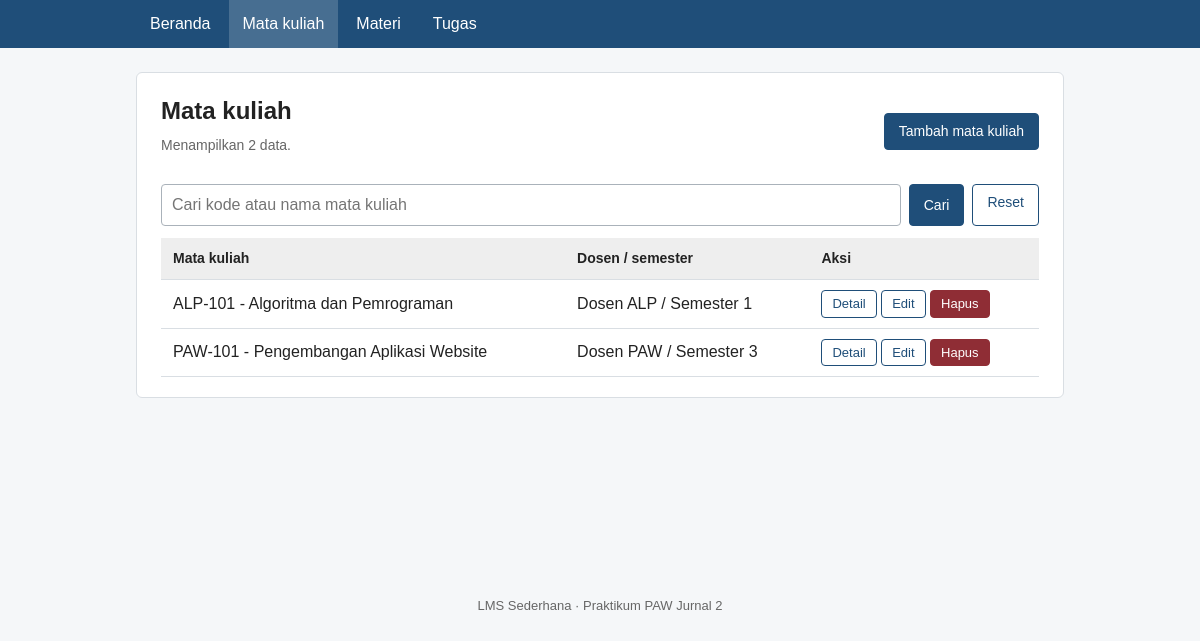
The app's page /daftar_mata_kuliah.php with its own data.
### tables this page shows
CREATE TABLE mata_kuliah (
  id       INT UNSIGNED AUTO_INCREMENT PRIMARY KEY,
  kode     VARCHAR(20)  NOT NULL UNIQUE,
  nama     VARCHAR(100) NOT NULL,
  dosen    VARCHAR(100) NOT NULL,
  semester TINYINT UNSIGNED NOT NULL
);

### includes/fungsi.php (called while the page is built, shortened)
<?php
function e($teks): string
{
    return htmlspecialchars((string) $teks, ENT_QUOTES, 'UTF-8');
}
function get_teks(string $kunci): string
{
    return (isset($_GET[$kunci]) && is_string($_GET[$kunci])) ? trim($_GET[$kunci]) : '';
}
function query_semua(mysqli $conn, string $sql, string $tipe = '', array $param = []): array
{
    $stmt = $conn->prepare($sql);
    $stmt->execute();
    $hasil = $stmt->get_result();
    $baris = [];
    while ($r = $hasil->fetch_assoc()) {
        $baris[] = $r;
    }
    return $baris;
}

### daftar_mata_kuliah.php (the view, shortened to what this page needs)
<?php
require_once __DIR__ . '/includes/init.php';
$q = get_teks('q');
$sql   = 'SELECT id, kode, nama, dosen, semester FROM mata_kuliah';
$tipe  = '';
$param = [];
$sql .= ' ORDER BY nama';
$data = query_semua($conn, $sql, $tipe, $param);
require __DIR__ . '/includes/header.php';
?>
<section class="kartu">
    <div class="bar">
        <div>
            <h1>Mata kuliah</h1>
            <p class="sub">Menampilkan <?= count($data) ?> data.</p>
        </div>
        <a class="tombol tombol-utama" href="tambah_mata_kuliah.php">Tambah mata kuliah</a>
    </div>
    <form method="get" class="cari">
        <input type="text" name="q" value="<?= e($q) ?>" placeholder="Cari kode atau nama mata kuliah">
        <button type="submit" class="tombol tombol-utama">Cari</button>
        <a class="tombol" href="daftar_mata_kuliah.php">Reset</a>
    </form>
    <?php if (count($data) === 0): ?>
        <div class="kosong">
            <?= $q !== '' ? 'Data tidak ditemukan.' : 'Belum ada data mata kuliah.' ?>
        </div>
    <?php else: ?>
        <table>
            <thead>
                <tr><th>Mata kuliah</th><th>Dosen / semester</th><th>Aksi</th></tr>
            </thead>
            <tbody>
            <?php foreach ($data as $r): ?>
                <tr>
                    <td><?= e($r['kode']) ?> - <?= e($r['nama']) ?></td>
                    <td><?= e($r['dosen']) ?> / Semester <?= (int) $r['semester'] ?></td>
                    <td class="aksi">
                        <a class="tombol tombol-kecil" href="detail_mata_kuliah.php?id=<?= (int) $r['id'] ?>">Detail</a>
                        <a class="tombol tombol-kecil" href="edit_mata_kuliah.php?id=<?= (int) $r['id'] ?>">Edit</a>
                        <a class="tombol tombol-kecil tombol-bahaya" href="hapus_mata_kuliah.php?id=<?= (int) $r['id'] ?>">Hapus</a>
                    </td>
                </tr>
            <?php endforeach; ?>
            </tbody>
        </table>
    <?php endif; ?>
</section>
<?php require __DIR__ . '/includes/footer.php'; ?>

### assets/style.css (style rules this page uses)
:root { --biru: #1f4e79; --biru-muda: #eef3f8; --merah: #8f2d35; --abu: #666; --garis: #d9dee3; }
* { box-sizing: border-box; }
body { margin: 0; font-family: Arial, Helvetica, sans-serif; color: #222; background: #f5f7f9; line-height: 1.5; }
.kartu { background: #fff; border: 1px solid var(--garis); border-radius: 6px; padding: 20px 24px; margin-bottom: 20px; }
h1 { margin: 0 0 6px; font-size: 24px; }
.sub { color: var(--abu); margin: 0 0 14px; font-size: 14px; }
.tombol { display: inline-block; padding: 7px 14px; border: 1px solid var(--biru); border-radius: 4px; background: #fff; color: var(--biru); font-size: 14px; text-decoration: none; cursor: pointer; font-family: inherit; }
.tombol-utama { background: var(--biru); color: #fff; }
.tombol-bahaya { background: var(--merah); border-color: var(--merah); color: #fff; }
.tombol-kecil { padding: 3px 10px; font-size: 13px; }
table { width: 100%; border-collapse: collapse; margin-top: 12px; }
th, td { text-align: left; padding: 10px 12px; border-bottom: 1px solid var(--garis); vertical-align: middle; }
th { background: #eee; font-size: 14px; }
td.aksi { white-space: nowrap; }
.bar { display: flex; justify-content: space-between; align-items: center; gap: 12px; flex-wrap: wrap; }
.cari { display: flex; gap: 8px; flex-wrap: wrap; margin: 14px 0 4px; }
.cari input[type=text] { flex: 1 1 220px; }
input[type=text], input[type=date], input[type=number], select, textarea { width: 100%; padding: 8px 10px; border: 1px solid #aab2ba; border-radius: 4px; font: inherit; background: #fff; }

### records on screen
mata_kuliah: kode "ALP-101", nama "Algoritma dan Pemrograman", dosen "Dosen ALP", semester "1"
mata_kuliah: kode "PAW-101", nama "Pengembangan Aplikasi Website", dosen "Dosen PAW", semester "3"

### other values on screen
count($data) "2"
